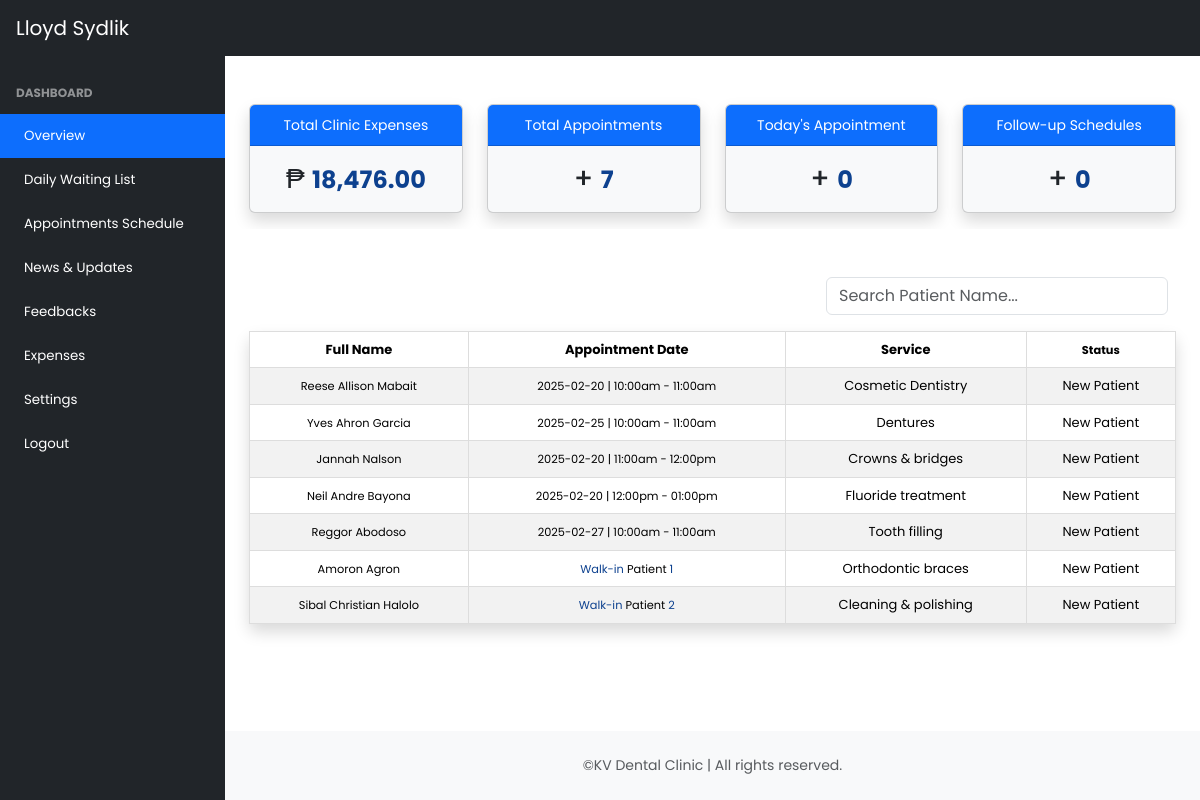
/admin/index.php (signed in), run on the app's committed database.
### tables this page shows
CREATE TABLE `tbl_appointments` (
  `patient_id` int(11) NOT NULL,
  `timeSlot` int(11) NOT NULL,
  `appointment_date` date DEFAULT NULL,
  `service` varchar(100) NOT NULL,
  `IsNewPatient` enum('New Patient','Follow-up Schedule') NOT NULL,
  `hmo` varchar(191) NOT NULL,
  `patient_name` varchar(191) NOT NULL,
  `email` varchar(191) NOT NULL,
  `age` int(11) NOT NULL,
  `gender` varchar(255) NOT NULL,
  `phone` varchar(20) NOT NULL,
  `address` varchar(191) NOT NULL,
  `note` varchar(255) NOT NULL,
  `reason_visit` varchar(255) NOT NULL,
  `urgency_lvl` enum('Non-urgent','Urgent','Emergency') NOT NULL,
  `status_upt` enum('Waiting','In-progress','Completed') NOT NULL,
  `read_status` tinyint(4) NOT NULL,
  `dob` date NOT NULL,
  `created_at` timestamp NOT NULL DEFAULT current_timestamp() ON UPDATE current_timestamp()
);

CREATE TABLE `tbl_timeslots` (
  `id` int(11) NOT NULL,
  `time_labels` varchar(200) NOT NULL
);

### functions/myfunction.php (called while the page is built, shortened)
<?php
    include('../config/dbcon.php');
        function getTotalExpenses(){
            global $con;
            $q = "SELECT SUM(amount) AS total_expenses FROM tbl_expenses";
            $result = mysqli_query($con, $q);
            $row = mysqli_fetch_assoc($result);
            return number_format($row['total_expenses'], 2);
        }
    function getAllPatients($filterType = null){
        global $con;
        $q = "SELECT * FROM tbl_appointments A LEFT JOIN tbl_timeslots B ON B.id = A.timeSlot";
        return mysqli_query($con, $q);
    }
?>

### admin/index.php (the view, shortened to what this page needs)
<?php
    include('./inc/header.php');
?>
<section>
    <div class="container-fluid px-4 mt-5">
        <div class="row justify-content-center">
            <div class="col-xl-3 col-md-6 mb-3">
                <div class="card text-center shadow bg-body-tertiary rounded">
                    <div class="card-header bg-primary text-white">
                        <small>Total Clinic Expenses</small>
                    </div>
                    <div class="card-body">
                        <b class="h3">
                            ₱
                            <span id="totalExpCount" class="animated-count">
                                <?php
                                    $totalExp = getTotalExpenses();
                                    echo $totalExp;
                                ?>
                            </span>
                        </b>
                    </div>
                </div>
            </div>
            <div class="col-xl-3 col-md-6 mb-3">
                <div class="card text-center shadow bg-body-tertiary rounded">
                    <div class="card-header bg-primary text-white">
                        <small>Total Appointments</small>
                    </div>
                    <div class="card-body">
                        <b class="h3">
                            +
                            <span id="appointmentCount" class="animated-count">
                                <?php
                                    $appointment = getAllAppointmentsForDashboard("tbl_appointments");
                                ?>
                            </span>
                        </b>
                    </div>
                </div>
            </div>
            <div class="col-xl-3 col-md-6 mb-3">
                <div class="card text-center shadow bg-body-tertiary rounded">
                    <div class="card-header bg-primary text-white">
                        <small>Today's Appointment</small>
                    </div>
                    <div class="card-body">
                        <b class="h3">
                            +
                            <span id="todays_app" class="animated-count">
                            </span>
                        </b>
                    </div>
                </div>
            </div>
            <div class="col-xl-3 col-md-6">
                <div class="card text-center shadow bg-body-tertiary rounded">
                    <div class="card-header bg-primary text-white">
                        <small>Follow-up Schedules</small>
                    </div>
                    <div class="card-body">
                        <b class="h3">
                            +
                            <span id="followUpSchedCount" class="animated-count">
                            </span>
                        </b>
                    </div>
                </div>
            </div>
        </div>
    </div>
</section>
<section>
    <div class="container-fluid px-4 mt-5">
        <div class="row float-end mb-3">
            <form class="d-flex" role="search">
                <input id="searchInput" class="form-control me-2" type="search" placeholder="Search Patient Name..." aria-label="Search">
            </form>
        </div>
        <table style="font-size: small;" class="table table-striped table-wrapper-scroll-y my-custom-scrollbar text-center shadow p-3 mb-5 bg-body-tertiary rounded">
            <thead>
                <tr>
                    <th>Full Name</th>
                    <th>Appointment Date</th>
                    <th>Service</th>
                    <th><small>Status</small></th>
                </tr>
            </thead>
            <tbody id="searchPatientName">
                <?php
                    if (isset($_GET['filter'])) {
                        $filterType = $_GET['filter'];
                        $appointment = getAllPatients($filterType);
                    } else {
                        $appointment = getAllPatients();
                    }
                    function toPascalCase($string) {
                        $words = explode(' ', strtolower($string));
                        $pascalCaseWords = array_map('ucfirst', $words);
                        return implode(' ', $pascalCaseWords);
                    }
                    $queue_number = 1;
                    if (mysqli_num_rows($appointment) > 0) {
                        foreach ($appointment as $data) {
                        ?>
                            <tr>
                                <td><small><?= toPascalCase($data['patient_name']); ?></small></td>
                                <?php if (empty($data['appointment_date']) && empty($data['time_labels'])) { ?>
                                    <td><small><span>Walk-in</span> Patient <span><?= $queue_number; ?></span></small></td>
                                    <?php $queue_number++; ?>
                                    <?php } else { ?>
                                        <td><small><?= htmlspecialchars($data['appointment_date'] . " | " . $data['time_labels']); ?></small></td>
                                    <?php } ?>
                                <td><?= $data['service']; ?></td>
                                <td><?= $data['IsNewPatient']; ?></td>
                            </tr>
                        <?php
                        }
                    } else {
                        ?>
                            <tr>
                                <td colspan="6">No appointment found</td>
                            </tr>
                        <?php
                    }
                ?>
            </tbody>
        </table>
    </div>
</section>
<?php include('inc/footer.php'); ?>

### admin/inc/header.php (shortened to what this page needs)
<!DOCTYPE html>
<html lang="en">
<head>
    <link href="lib/css/minified.css" rel="stylesheet" />
    <link href="lib/css/admin_styles.css" rel="stylesheet" />
    <link href="lib/css/my_style.css" rel="stylesheet" />
</head>
<body class="sb-nav-fixed">
    <?php include('inc/admin_nav.php'); ?>
    <div id="layoutSidenav">
        <?php include('inc/admin_sidebar.php'); ?>
        <div id="layoutSidenav_content">

### admin/inc/admin_nav.php (shortened to what this page needs)
<nav class="sb-topnav navbar navbar-expand navbar-dark bg-dark">
    <a class="navbar-brand ps-3" href="../admin/index.php"><?= $_SESSION['auth_user']['name']; ?></a>
    <button class="btn btn-link btn-sm order-1 order-lg-0 me-4 me-lg-0" id="sidebarToggle"><i class="fas fa-bars"></i></button>
    <ul class="navbar-nav ms-auto ms-md-0 me-3 me-lg-4">
        <li class="nav-item dropdown">
            <a class="nav-link" id="navbarDropdown" role="button" data-bs-toggle="dropdown" aria-expanded="false">
            </a>
        </li>
    </ul>
</nav>

### admin/inc/admin_sidebar.php (shortened to what this page needs)
<?php
$page = substr($_SERVER['SCRIPT_NAME'], strrpos($_SERVER['SCRIPT_NAME'], "/") + 1);
?>
<div id="layoutSidenav_nav">
    <nav class="sb-sidenav accordion sb-sidenav-dark" id="sidenavAccordion">
        <div class="sb-sidenav-menu">
            <div class="nav">
                <div class="sb-sidenav-menu-heading">Dashboard</div>
                <a class="nav-link <?= $page == "index.php" ? 'active bg-primary' : ''; ?>" href="../admin/index.php">
                    <small style="font-size: smaller;">Overview</small>
                </a>
                <a class="nav-link <?= $page == "all_waitinglist.php" ? 'active bg-primary' : ''; ?>" href="all_waitinglist.php">
                    <small style="font-size: smaller;">Daily Waiting List</small>
                </a>
                <a class="nav-link <?= $page == "all_appointments.php" ? 'active bg-primary' : ''; ?>" href="all_appointments.php">
                    <small style="font-size: smaller;">Appointments Schedule</small>
                </a>
                <a class="nav-link <?= $page == "all_blog.php" ? 'active bg-primary' : ''; ?>" href="all_blog.php">
                    <small style="font-size: smaller;">News & Updates</small>
                </a>
                <a class="nav-link <?= $page == "all_feedbacks.php" ? 'active bg-primary' : ''; ?>" href="all_feedbacks.php">
                    <small style="font-size: smaller;">Feedbacks</small>
                </a>
                <a class="nav-link <?= $page == "expenses.php" ? 'active bg-primary' : ''; ?>" href="expenses.php">
                    <small style="font-size: smaller;">Expenses</small>
                </a>
                <a class="nav-link" data-bs-toggle="modal" data-bs-target="#update_acc" href="#">
                    <small style="font-size: smaller;">Settings</small>
                </a>
                <a class="nav-link" href="../logout.php">
                    <small style="font-size: smaller;">Logout</small>
                </a>
            </div>
        </div>
    </nav>
</div>

### admin/inc/footer.php (shortened to what this page needs)
        <footer class="py-4 bg-light mt-auto postion">
            <div class="container-fluid px-4">
                <div class="small text-center">
                    <div class="text-muted">&copy;KV Dental Clinic | All rights reserved.</div>
                </div>
            </div>
        </footer>
    </body>
</html>

### data on the page
tbl_appointments: patient_name "Reese Allison Mabait", appointment_date.time_labels "2025-02-20 | 10:00am - 11:00am", service "Cosmetic Dentistry", IsNewPatient "New Patient"
tbl_appointments: patient_name "Yves Ahron Garcia", appointment_date.time_labels "2025-02-25 | 10:00am - 11:00am", service "Dentures", IsNewPatient "New Patient"
tbl_appointments: patient_name "Jannah Nalson", appointment_date.time_labels "2025-02-20 | 11:00am - 12:00pm", service "Crowns & bridges", IsNewPatient "New Patient"
tbl_appointments: patient_name "Neil Andre Bayona", appointment_date.time_labels "2025-02-20 | 12:00pm - 01:00pm", service "Fluoride treatment", IsNewPatient "New Patient"
tbl_appointments: patient_name "Reggor Abodoso", appointment_date.time_labels "2025-02-27 | 10:00am - 11:00am", service "Tooth filling", IsNewPatient "New Patient"
tbl_appointments: patient_name "Amoron Agron", service "Orthodontic braces", IsNewPatient "New Patient"
tbl_appointments: patient_name "Sibal Christian Halolo", service "Cleaning & polishing", IsNewPatient "New Patient"

### other printed values
$_SESSION['auth_user']['name'] "Lloyd Sydlik"
$totalExp "18,476.00"
